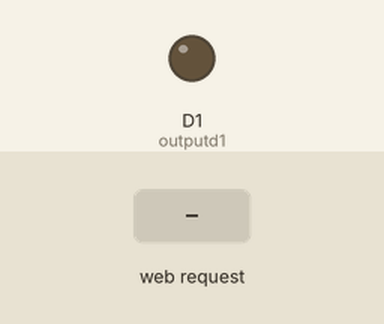
The sketch below on a simulated ESP8266 (NodeMCU). On the bench: output pins drawn as LEDs (lit = HIGH). Inputs (shaded band) come from the test bench. WiFi joins after 1.5 s; servers stay silent unless stated; what the sketch prints to the serial monitor is not drawn.

Above: at 2.7 s.
2.8 s: HTTP request GET /d1/on received
At 3.7 s:
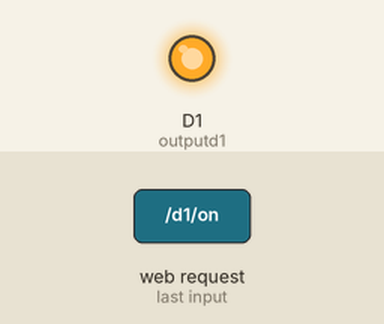
4.3 s: HTTP request GET /d1/off received
At 4.8 s:
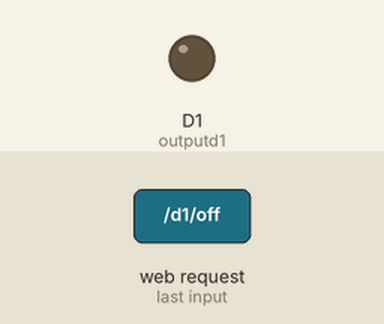
Timing chart, 0 to 7.3 s (numbered marks = the images above; inputs shaded):
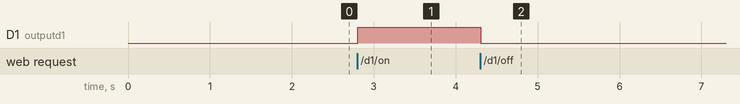

Measured:
- after the input at 2.8 s, D1 (outputd1): LOW → HIGH at once
- after the input at 4.3 s, D1 (outputd1): HIGH → LOW at once

The sketch:

lef-on-off-webserver.ino
```cpp
#include<ESP8266WiFi.h>

const char* ssid = "NETWORK_NAME";
const char* password = "NETWORK_PASSWORD";
String header;
String outputd1state = "off";
const int outputd1 = D1;

WiFiServer server(80);

void setup()
{
  Serial.begin(115200);
  pinMode(outputd1, OUTPUT);
  digitalWrite(outputd1,LOW);


  Serial.print("Connecting to ");
  Serial.println(ssid);
  WiFi.begin(ssid,password);
  while(WiFi.status() != WL_CONNECTED)
  {
    delay(500);
    Serial.print(".");
  }


  Serial.println("");
  Serial.println("WiFi connected--> ");
  Serial.println("Copy this IP address: ");
  Serial.println(WiFi.localIP());
  server.begin();
}

void loop()
{
  WiFiClient client = server.available(); // Listen for incoming clients
  if(client)
  {

    Serial.println("new client.");
    String currentLine = "";
    while(client.connected())
    {
      if(client.available())
      {
      char c = client.read();
      Serial.write(c);
      header +=c;
      if(c == '\n')
      {
        if(currentLine.length() == 0)
        {
          client.println("HTTP/1.1 200 OK");
          client.println("Content-type:text/html");
          client.println("Connection: close");
          client.println();

          if(header.indexOf("GET /d1/on") >= 0)
          {
            Serial.println("GPIO D1 ON");
            outputd1state = "on";
            digitalWrite(outputd1, HIGH);
          }
          else if(header.indexOf("GET /d1/off") >=0)
          {
            Serial.println("GPIO D1 OFF");
            outputd1state = "off";
            digitalWrite(outputd1, LOW);
          }

          client.println("<!DOCTYPE html><html>");
          client.println("<head><meta name\"viewport\" content=\"width=device-width,initial-scale=1\"> ");
          client.println("<link rel=\"icon\" href=\"data:,\">");
          client.println("<style>html {font-family:Helvetica; display:inline-block;margin:0px auto; text-align: center;}");
          client.println("text-decoration: none;font-size: 30px; margin: 2px; cursor: pointer;}");
          client.println(".button2 {background-color: #77878A;}</style></head>");
          client.println("<body><h1>ESP8266 WEB SERVER</h1>");

          client.println("<p>D1 - STATE "+outputd1state+"</p>");
          if(outputd1state=="off")
          {
            client.println("<p><a href=\"/d1/on\"><button class=\"button\">ON</button></a></p>");
          }
          else
          {
            client.println("<p><a href=\"/d1/off\"><button class=\"button2\">OFF</button></a></p>");
          }
          client.println("</body></html>");
          client.println();
          break;
        }
        else{
          currentLine = "";
        }
      }
      else if(c != '\r'){
        currentLine += c;
      }
    }
  }
  header = "";
  client.stop();
  Serial.println("Client disconnected.");
  Serial.println("");
}
}
```
